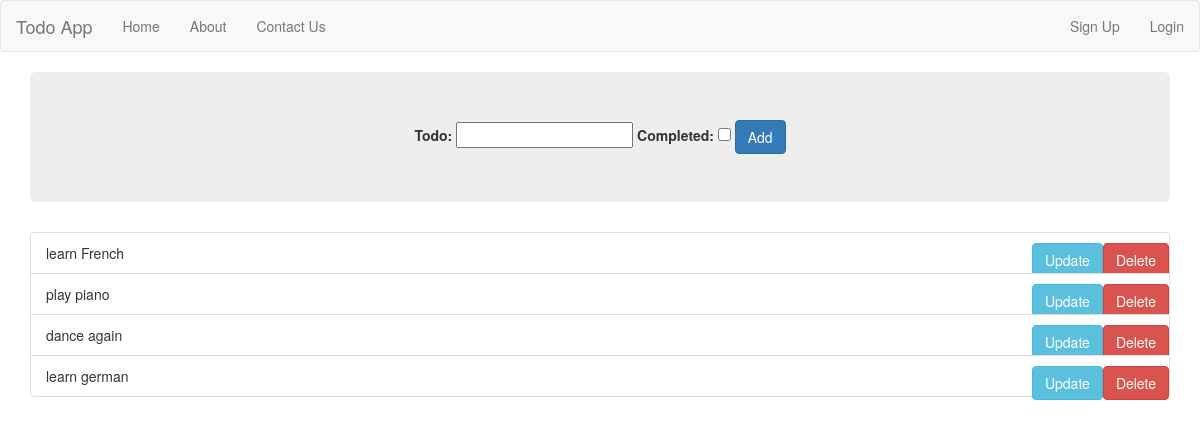
The app's page /, older data.
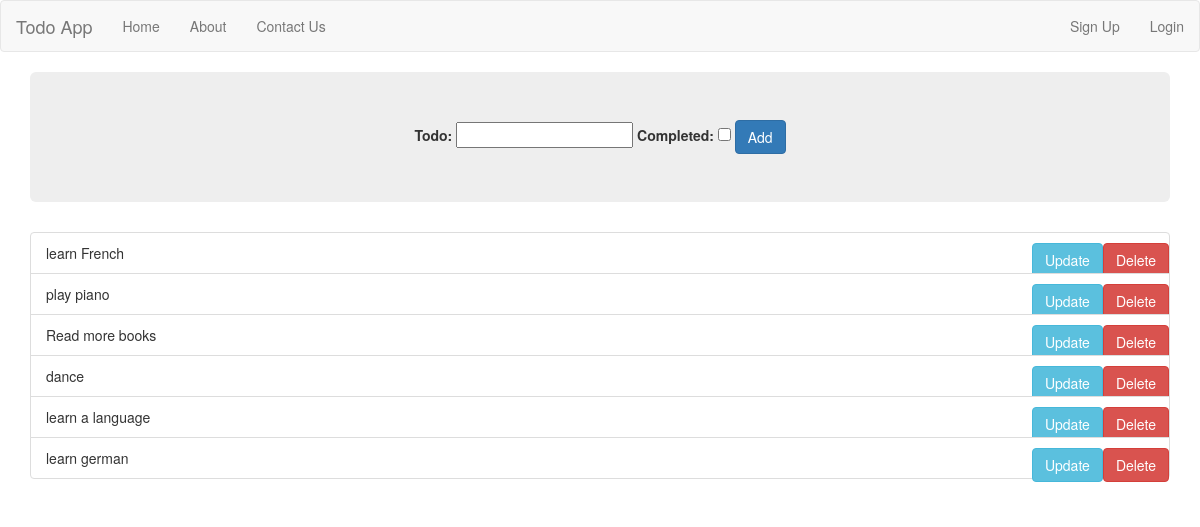
The same page, newer data.
### todos/models.py (models this page shows)
class Todo(models.Model):
	todo = models.CharField(max_length=100);
	complated = models.BooleanField(default=False)
	date_posted = models.DateTimeField(auto_now_add=True)
	date_updated = models.DateTimeField(auto_now=True)
	def __str__(self):
		return f"{self.todo}"

### todos/views.py (the view, shortened to what this page needs)
# urls.py: 2. Add a URL to urlpatterns:  path('', views.home, name='home')
def home(request):
	form = TodoForm()
	todos = Todo.objects.all()
	context = {
	  'form': form,
	  'todos': todos
	}
	return render(request, 'todos/home.html', context)

### todos/forms.py
class TodoForm(forms.Form):
    todo = forms.CharField(max_length=100)
    completed = forms.BooleanField(required=False)

### todos/templates/todos/home.html (shortened to what this page needs)
{% extends 'todos/layout.html' %}
{% block content %}
    <div class="jumbotron text-center">
      <form action="" method="post">
         {{ form.as_table }}
         <input type="submit" value="Add" class="btn btn-primary">
      </form>
   </div>
     <ul class="list-group">
      {% for todo in todos %}
         <li class="list-group-item">{{ todo }}  <a href="{% url 'todo-delete' id=todo.id %}" class="btn btn-danger navbar-right">Delete</a><a href="{% url 'todo-update' id=todo.id %}" class="btn btn-info navbar-right">Update</a></li>
      {% endfor %}
     </ul>
{% endblock %}

### todos/templates/todos/layout.html (shortened to what this page needs)
<!DOCTYPE html>
<html>
<head>
	<link rel="stylesheet" href="https://maxcdn.bootstrapcdn.com/bootstrap/3.4.1/css/bootstrap.min.css">
</head>
<body>
	<nav class="navbar navbar-default">
  <div class="container-fluid">
    <div class="navbar-header">
      <a class="navbar-brand" href="{% url 'todo-home'%}">Todo App</a>
    </div>
    <ul class="nav navbar-nav">
    	   <li><a href="{% url 'website-home'%}">Home</a></li>
    	   <li><a href="{% url 'website-about'%}">About</a></li>
    	   <li><a href="{% url 'website-contact'%}">Contact Us</a></li>
    </ul>
    <ul class="nav navbar-nav navbar-right">
	         <li><a href="{% url 'users-add-user'%}">Sign Up</a></li>
	         <li><a href="{% url 'users-login'%}">Login</a></li>
     </ul>
  </div>
</nav>
	<div class="container">
		{% block content %}
	    {% endblock %}
	</div>
</body>
</html>

Row changes from the older to the newer data that the page shows:
removed Todo: todo "dance again"
added Todo: todo "Read more books"
added Todo: todo "dance"
added Todo: todo "learn a language"
